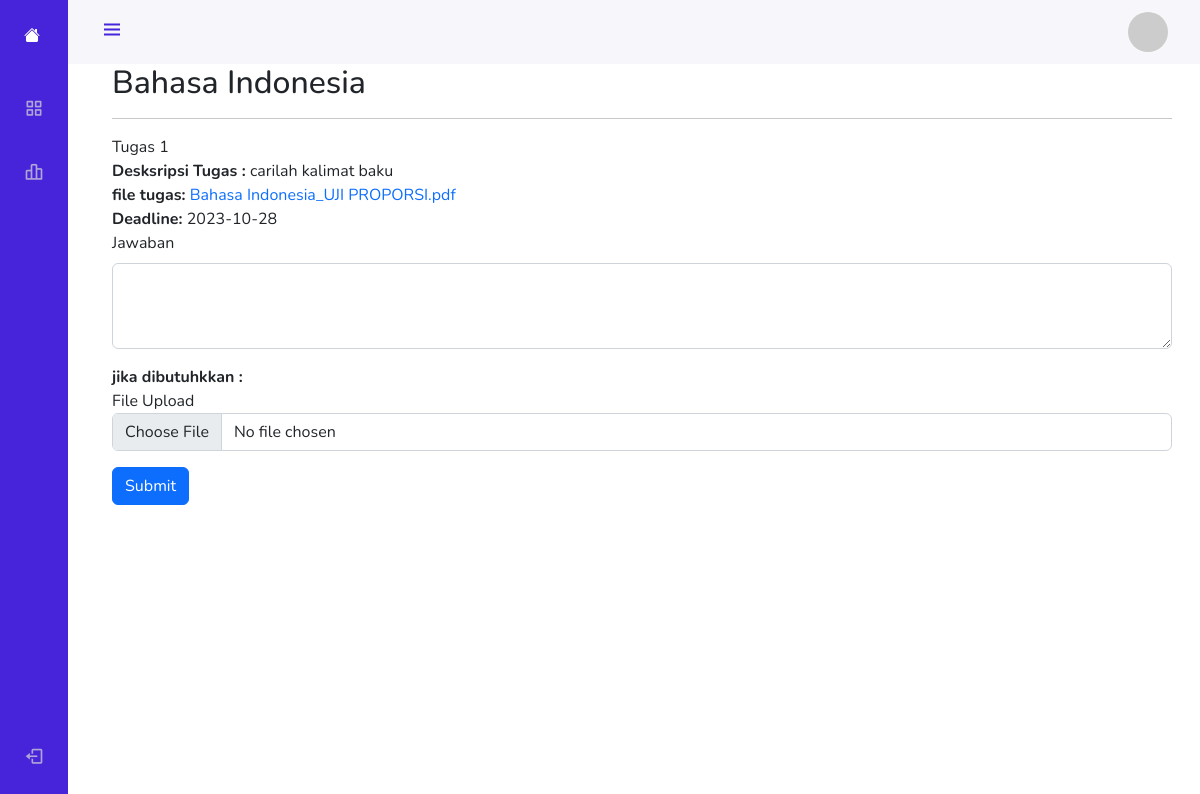
Screenshot of /assigment.php?assigment=1 with the database file from the repository.
### tables this page shows
CREATE TABLE `upload_assignment` (
  `upload_id` int(11) NOT NULL,
  `courseID` int(11) DEFAULT NULL,
  `Title` text DEFAULT NULL,
  `deksripsi` text DEFAULT NULL,
  `file_path` varchar(255) DEFAULT NULL,
  `upload_time` timestamp NOT NULL DEFAULT current_timestamp(),
  `Deadline` date DEFAULT NULL
);

CREATE TABLE `course_master` (
  `id_nameCourse` int(11) NOT NULL,
  `Name_Course` text NOT NULL,
  `Course_BG` varchar(100) NOT NULL
);

### assigment.php (the view, shortened to what this page needs)
<?php
require 'function.php';
if (isset($_GET['assigment'])) {
  $assigment_id = intval($_GET['assigment']);
  $query = "SELECT * FROM upload_assignment
    INNER JOIN course ON upload_assignment.CourseID = course.CourseID
    INNER JOIN course_master ON course.CourseName = course_master.id_nameCourse
    WHERE upload_assignment.upload_id = $assigment_id";
  $result = $conn->query($query);
  $resultArray = $result->fetch_all(MYSQLI_ASSOC);
} else {
  echo "Error: course_id is not set.";
}
?>
<!DOCTYPE html>
<html lang="en">
<head>
  <link rel="stylesheet" href="https://cdn.jsdelivr.net/npm/bootstrap@5.2.3/dist/css/bootstrap.min.css">
  <link rel="stylesheet" href="https://cdn.jsdelivr.net/npm/boxicons@latest/css/boxicons.min.css">
  <link rel="stylesheet" href="https://cdn.jsdelivr.net/npm/bootstrap-icons@1.11.1/font/bootstrap-icons.css">
  <link rel="stylesheet" href="css/style.css">
</head>
<body id="body-pd">
  <header class="header" id="header">
    <div class="header_toggle"> <i class='bx bx-menu' id="header-toggle"></i> </div>
    <div class="header_img"> <img src="<?= $image ?: 'https://via.placeholder.com/150' ?>" class="img-fluid" alt=""></div>
  </header>
  <div class="l-navbar" id="nav-bar">
    <nav class="nav">
      <div> <a href="#" class="nav_logo text-white"><i class="bi bi-house-fill"></i><span class="nav_logo-name">RBC - LABS</span></a>
        <div class="nav_list">
          <a href="index.php" class="nav_link"> <i class='bx bx-grid-alt nav_icon'></i> <span class="nav_name">Dashboard</span> </a>
          <a href="setting.php" class="nav_link"> <i class='bx bx-bar-chart-alt-2 nav_icon'></i> <span class="nav_name">Setelan</span> </a>
        </div>
      </div>
      <a href="logout.php" class="nav_link"> <i class='bx bx-log-out nav_icon'></i> <span class="nav_name">SignOut</span> </a>
    </nav>
  </div>
  <div class="container">
    <?php if (!empty($resultArray)) : ?>
      <?php $courseInfo = $resultArray[0]; ?>
      <h2 class="mt-5"><?= $courseInfo['Name_Course'] ?></h2>
      <hr>
      <?php foreach ($resultArray as $row) : ?>
        <?php
        $course_name = $row['Title'];
        $Deadline = $row['Deadline'];
        $Deksripsi = $row['deksripsi'];
        ?>
        <p class="my-0"><?= $course_name ?></p>
        <p class="my-0"><b>Desksripsi Tugas : </b><?= $Deksripsi ?></p>
        <p class="my-0"><b>file tugas: </b><a href="<?= $row['file_path'] ?>"><?= (trim($row['file_path'], "uploads/")); ?></a></p>
        <p class="my-0"><b>Deadline: </b><?= $Deadline  ?></p>
        <form action="process_assigment.php" method="post" enctype="multipart/form-data">
          <div class="mb-3">
            <label for="exampleFormControlTextarea1" class="form-label">Jawaban</label>
            <textarea class="form-control" id="exampleFormControlTextarea1" rows="3" name="detail_material"></textarea>
          </div>
          <div class="mb-3">
            <p class="my-0"><b>jika dibutuhkkan :</b></p>
            <label for="formFile" class="form-label my-0">File Upload</label>
            <input class="form-control" type="file" id="formFile" accept=".pdf, .png, .jpeg, .jpg" name="file_material">
          </div>
          <button type="submit" class="btn btn-primary" name="submit_tugas">Submit</button>
        </form>
      <?php endforeach; ?>
    <?php else : ?>
      <p class="text-center">No finished submissions available.</p>
    <?php endif; ?>
  </div>
</body>
</html>

### css/style.css (style rules this page uses)
:root { --header-height: 3rem; --nav-width: 68px; --first-color: #4723D9; --first-color-light: #AFA5D9; --white-color: #F7F6FB; --body-font: 'Nunito', sans-serif; --normal-font-size: 1rem; --z-fixed: 100 }
body { position: relative; margin: var(--header-height) 0 0 0; padding: 0 1rem; font-family: var(--body-font); font-size: var(--normal-font-size); transition: .5s }
a { text-decoration: none }
.header { width: 100%; height: var(--header-height); position: fixed; top: 0; left: 0; display: flex; align-items: center; justify-content: space-between; padding: 0 1rem; background-color: var(--white-color); z-index: var(--z-fixed); transition: .5s }
.header_toggle { color: var(--first-color); font-size: 1.5rem; cursor: pointer }
.header_img { width: 35px; height: 35px; display: flex; justify-content: center; border-radius: 50%; overflow: hidden }
.header_img img { width: 40px }
.l-navbar { position: fixed; top: 0; left: -30%; width: var(--nav-width); height: 100vh; background-color: var(--first-color); padding: .5rem 1rem 0 0; transition: .5s; z-index: var(--z-fixed) }
.nav { height: 100%; display: flex; flex-direction: column; justify-content: space-between; overflow: hidden }
.nav_logo, .nav_link { display: grid; grid-template-columns: max-content max-content; align-items: center; column-gap: 1rem; padding: .5rem 0 .5rem 1.5rem }
.nav_logo { margin-bottom: 2rem }
.nav_link { position: relative; color: var(--first-color-light); margin-bottom: 1.5rem; transition: .3s }
.nav_icon { font-size: 1.25rem }
.nav_logo { color: white !important; }
.nav_logo, .nav_logo.active, .nav_logo:hover { color: white !important; }
@media screen and (min-width: 768px) { body { margin: calc(var(--header-height) + 1rem) 0 0 0; padding-left: calc(var(--nav-width) + 2rem) } }
@media screen and (min-width: 768px) { .header { height: calc(var(--header-height) + 1rem); padding: 0 2rem 0 calc(var(--nav-width) + 2rem) } }
@media screen and (min-width: 768px) { .header_img { width: 40px; height: 40px } }
@media screen and (min-width: 768px) { .header_img img { width: 45px } }
@media screen and (min-width: 768px) { .l-navbar { left: 0; padding: 1rem 1rem 0 0 } }

### rows the page displays
upload_assignment: course_master.Name_Course "Bahasa Indonesia", Title "Tugas 1", deksripsi "carilah kalimat baku", file_path "Bahasa Indonesia_UJI PROPORSI.pdf", Deadline "2023-10-28"
